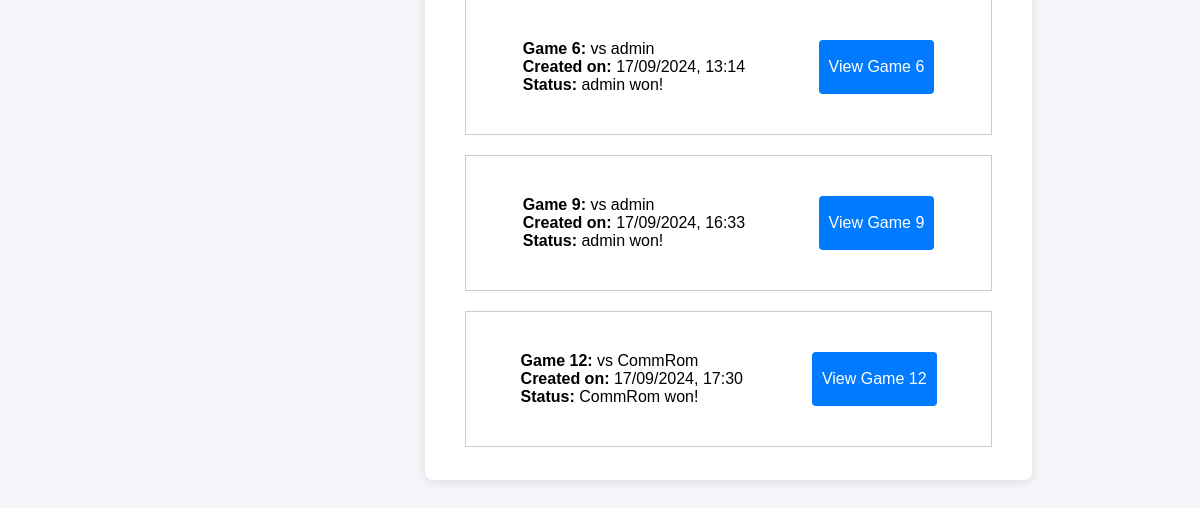
The app's page /games/ (signed in, lower part), older data.
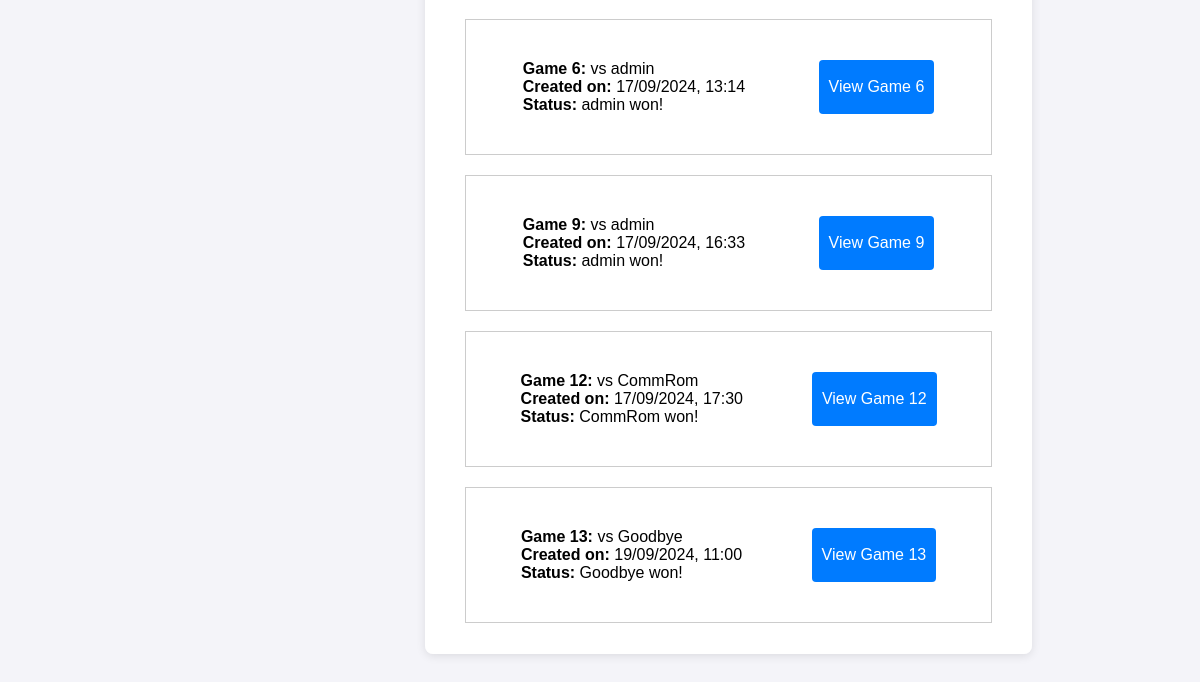
The same page, newer data.
### application/models.py (models this page shows, shortened)
class Game(models.Model):
    player_1 = models.ForeignKey('auth.User', related_name='games_as_player1', on_delete=models.CASCADE)
    player_2 = models.ForeignKey('auth.User', related_name='games_as_player2', on_delete=models.CASCADE)
    player_1_board = models.ForeignKey(Board, related_name='games_as_player1_board', on_delete=models.CASCADE,default=1)
    player_2_board = models.ForeignKey(Board, related_name='games_as_player2_board', on_delete=models.CASCADE,default=1)
    current_turn = models.ForeignKey('auth.User', related_name='current_turn_games', on_delete=models.CASCADE)
    winner = models.ForeignKey('auth.User', related_name='winner', on_delete=models.CASCADE, null=True, blank=True)
    created_at = models.DateTimeField(auto_now_add=True)
    updated_at = models.DateTimeField(auto_now=True)

### application/views.py (the view)
# urls.py: path('games/', views.games_view, name='games_list'),
@login_required
def games_view(request):
    user = request.user
    games_as_player_1 = Game.objects.filter(player_1=user)
    games_as_player_2 = Game.objects.filter(player_2=user)
    games = games_as_player_1 | games_as_player_2
    return render(request, 'games_list.html', {'games': games})

### application/templates/games_list.html (shortened to what this page needs)
{% load static %}
<!DOCTYPE html>
<html lang="en">
<head>
    <link rel="stylesheet" href="{% static 'application/styles.css' %}">
</head>
<body>
    <div class="container">
    <div class="board-list">
        {% for game in games %}
            <div class="game-boards game-board">
                <div style="margin:20px;">
                    <b>Game {{ game.id }}:</b>
                    vs
                    {% if game.player_1 == user %}
                        {{ game.player_2.username }}
                    {% else %}
                        {{ game.player_1.username }}
                    {% endif %}
                    <br>
                    <b>Created on:</b> {{ game.created_at|date:"d/m/Y, H:i" }}
                    <br>
                    <b>Status: </b>
                    {% if game.winner %}
                        {{game.winner}} won!
                    {% elif game.current_turn == user %}
                        Your turn
                    {% else %}
                        {{ game.current_turn.username }}'s turn
                    {% endif %}
                    <br>
                </div>
                <button type="button" style="margin:20px;"onclick="window.location.href='{% url 'game_view' game_id=game.id %}'">View Game {{ game.id }} </button>
            </div>
        {% empty %}
            <p>You have not participated in any games yet.</p>
        {% endfor %}
    </div>
</div>
</body>
</html>

### application/static/application/styles.css (style rules this page uses)
body { background: url("ship.png") no-repeat center center fixed; }
body { font-family: Arial, sans-serif; background-color: rgb(244, 244, 249); margin: 0; padding: 0; display: flex; justify-content: center; align-items: center; height: 100vh; }
.container { overflow-y: auto; background-color: #fff; padding: 20px; border-radius: 8px; box-shadow: 0 2px 10px rgba(0, 0, 0, 0.1); max-height: 80%; flex-direction: column; justify-content: center; }
button[type="button"] { padding: 10px; background-color: rgb(0, 123, 255); border: none; color: white; border-radius: 4px; cursor: pointer; font-size: 16px; }
.board-list { max-height: 80%; overflow-y: scroll; }
.game-boards { display: flex; flex-direction: row; justify-content: space-around; }
.game-board { border: 1px solid #ccc; margin:20px; padding:20px; }

Row changes from the older to the newer data that the page shows:
added Game: id "13", player_1.username "Goodbye", created_at "19/09/2024, 11:00", winner "Goodbye"
